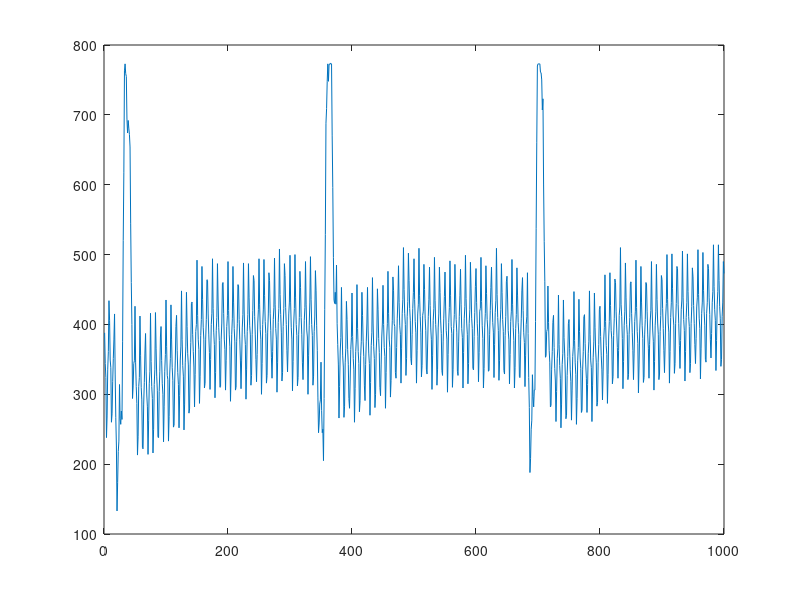
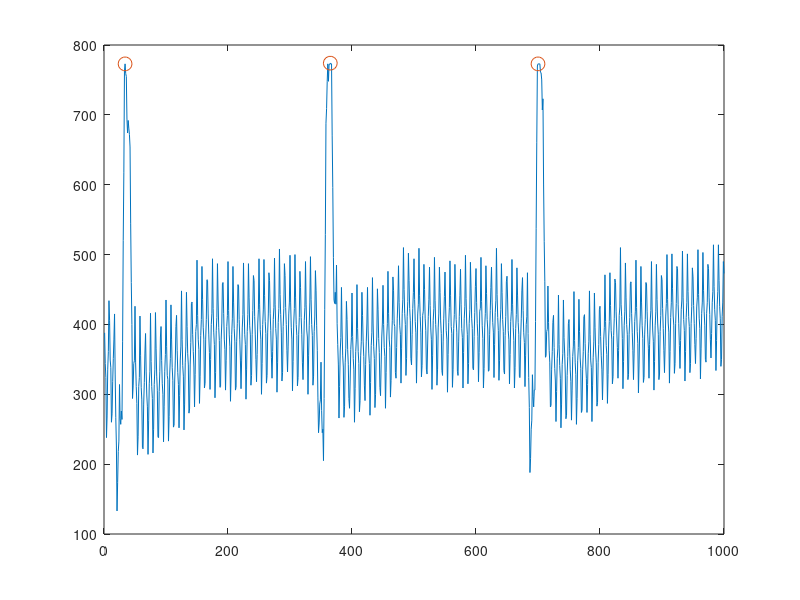

These figures' MATLAB source, in order:
load("data.mat");
fs=500;

figure('name','origin');
plot(disbuff);


%%%%%%%%%%%%%%%%%low_pass_filter%%%%%%%%%%%%%%%%%%%
n=8;
one_filter = ones(n,1);

output=conv(disbuff,one_filter/n,'same');

low_pass_data=output(n-1:(length(output)-(n-1)));

%%%%%%%%%%%%%%%%      end       %%%%%%%%%%%%%%%%%





%%%%%%%%%%%%%%% high pass filter  %%%%%%%%%%%%%%%%%

h1 = [1 -1];
new_vector2 =conv(low_pass_data,h1,'same');
new_vector2=new_vector2(2:(length(new_vector2)-1));

%%%%%%%%%%%%%%%%      end      %%%%%%%%%%%%%%%%%%%%%





%%%%%%%%%%%%%% if negative become zero %%%%%%%%%%%%

new_vector2(new_vector2<0)=0;

%%%%%%%%%%%%%%        end       %%%%%%%%%%%%%%%





%%%%%%%%%%%%%   normalize and square     %%%%%%%%%%%%%

normalize = new_vector2(:) ./ max(new_vector2);

second_order = normalize .^ 2;

%%%%%%%%%%%%%%       end   %%%%%%%%%%%%%%%%%%%%%%%





%%%%%%%%%%%%%     show      %%%%%%%%%%%%%%%%%%%%%%%%

figure('name','low_pass_filter & high pass filter_normalize_dot');
plot(disbuff);
hold on;
index_final=[];

i=1;

%%%%%%%%%%%%    find peak    %%%%%%%%%%%%%%%%%
while i <=(length(second_order)-35)
    if second_order(i)>0.2
        [value ,index]=max(disbuff(i:i+35));
        index_final=[index_final index+i-1];
        i=i+35;
    end
    i=i+1;
end
%%%%%%%%%%%%%%     end      %%%%%%%%%%%%%%%%%%%%%%%%





%%%%%%%%%%%    draw peak on pciture %%%%%%%%%%%%%%%%%

plot(index_final,disbuff(index_final),'o','Markersize',10);
hold off;
        
%%%%%%%%%%%%%%%     end     %%%%%%%%%%%%%%%%
        
        

